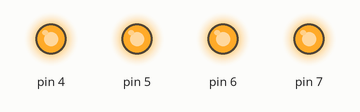
The sketch below on a simulated Arduino Uno, built with avr-gcc and run on an emulated ATmega328P. Parts: output pins drawn as LEDs (lit = HIGH).

Above: at 0.06 s.
At 2.76 s:
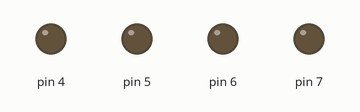
Timing chart, 0 to 3.1 s (numbered marks = the images above):
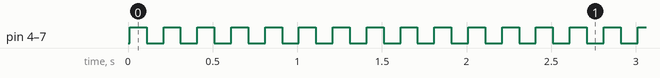

Measured:
- by itself, pin 4–7: alternates HIGH for 0.10 s and LOW for 0.10 s

The sketch:

Puertos_ES_ejemplo_1.ino
```cpp
/*
   PUERTOS E/S
   Ejemplo 1
   Activar y desactivar 4 leds cada 100ms.
*/

void setup() {
  DDRD = 0b11110000; // Puerto D: Salidas [7:4]
  PORTD = 0b00000000; // Salidas en Bajo
  _delay_ms(10);
}

void loop() {
  PORTD = 0b11110000; //Salidas en estado HIGH
  _delay_ms(100); // Retardo 100ms
  PORTD = 0b00000000; //Salidas en estado LOW
  _delay_ms(100); // Retardo 100ms
}
```
